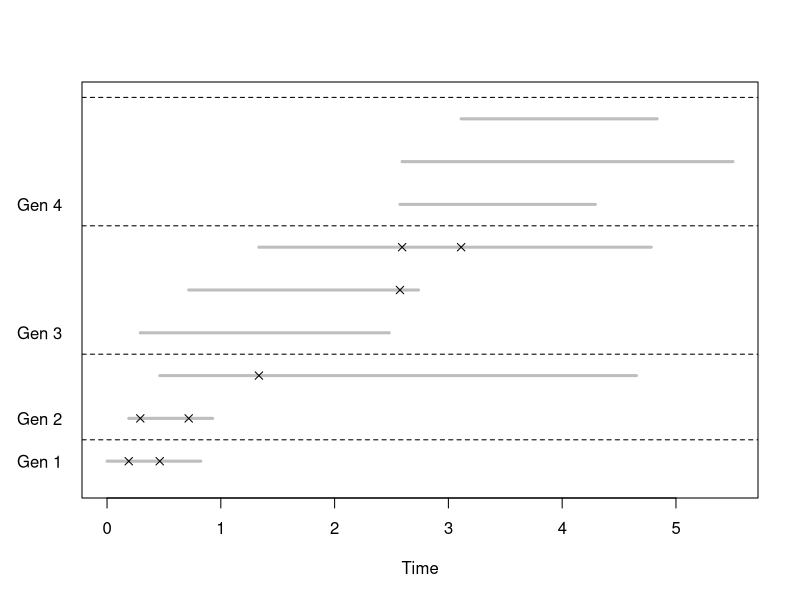
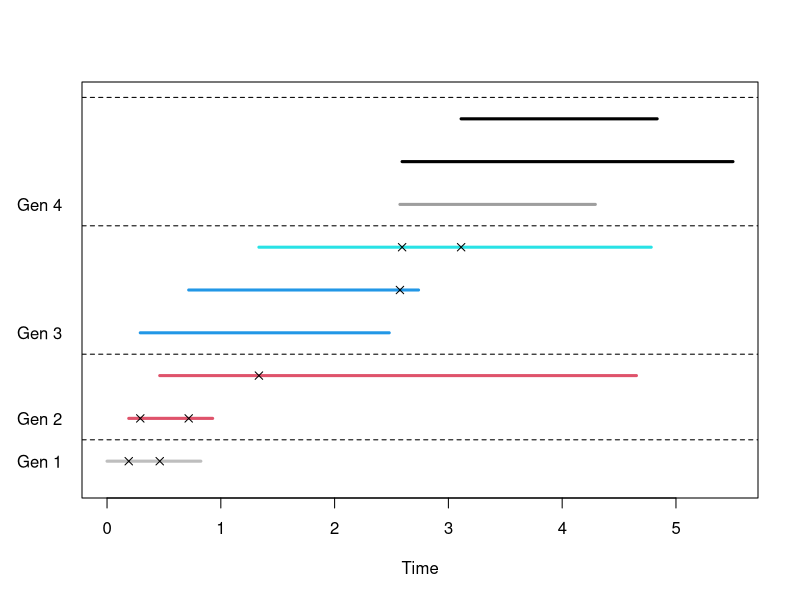

R code for these plots, in order:
## ---- chunk 1
genKidsV = function(bTimes, cTimes, parentID, lambda = 0.5, kappa = 0.3) {
       # Determine how many children each job has
  parentAge = cTimes - bTimes
  numKids = rpois(n = length(parentAge), lambda = lambda * parentAge)
  
  if (sum(numKids) == 0) return(NULL)
  
       # Determine the birth times of the children  
  kidStats = 
    mapply(function(n, min, max) {
      births = sort(runif(n, min, max))
      runtimes = rexp(n, rate = kappa)
      completes = rep(max, n) + runtimes
      data.frame(births, completes)
    },
           n = numKids , min = bTimes, max = cTimes, 
           SIMPLIFY = FALSE)
  
 
  return(data.frame(parentID = rep(parentID, numKids),
                    kidID = 1:sum(numKids), 
                    births = unlist(lapply(kidStats, "[[", "births")), 
                    completes = unlist(lapply(kidStats,"[[", "completes"))
                    ))
}
## ---- chunk 2
familyTree = function(lambda = 0.5, kappa = 0.3, maxGen = 10) {
  # maxGen - maximum number of generations to observe
  # Return value - a list with 1 data frame per generation.
  allGens = vector(mode = "list", length = maxGen)
  
  # Generate the root of the tree
  allGens[[1]] = data.frame(parentID = NA, kidID = 1, births = 0,
                            completes = rexp(1, rate = kappa))
  
  # Generate future generations, one at a time.
  for (i in 2:maxGen) {
    nextGen = genKidsV(bTimes = allGens[[ (i - 1) ]]$births,
                       cTimes = allGens[[ (i - 1) ]]$completes,
                       parentID = allGens[[ (i - 1) ]]$kidID,
                       lambda = lambda, kappa = kappa)
    if (is.null(nextGen)) return(allGens[ 1:(i - 1) ])
    allGens[[ i ]] = nextGen
  }
  
  return(allGens)
}
## ---- chunk 3
seed1 = 12062013
set.seed(seed1)
tree = familyTree(lambda = 0.4, kappa = 1, maxGen = 10)
## ---- chunk 4
set.seed(seed1)
g = familyTree(lambda = 0.4, kappa = 1, maxGen = 10)

maxLife = max(sapply(g, function(gen) max(gen$completes)))
numFamily = sum(sapply(g, nrow))

plot(0,0, ylim = c(0.5, numFamily + 0.5), xlim = c(0, maxLife),
     xlab = "Time", ylab = "", type ="n",
     axes = FALSE)

box()
axis(1)
numGen = length(g)
numKids = sapply(g, nrow)
treeN = g[ 2:(numGen + 1) ]
birthNum = c(0, cumsum(sapply(g, nrow))[ -length(g)])
axis(2, at = birthNum + 1, 
     labels = paste("Gen", 1:numGen), tick = FALSE, las = 1)

mapply(function(gen, nextGen, birthNum) {
  birthOrder = birthNum + (1:nrow(gen))
  segments(x0 = gen$births, x1 = gen$completes, y0 = birthOrder,
          lwd = 3, col = "grey")
  abline(h = 0.5 + max(birthOrder), lty = 2, col="black" )
  if (all(!is.na(nextGen$births)))
  points(x = nextGen$births, y = birthOrder[nextGen$parentID],
         pch = 4)
  },
  gen = g, nextGen = treeN, birthNum = birthNum )
## ---- chunk 5
plot(0,0, ylim = c(0.5, numFamily + 0.5), xlim = c(0, maxLife),
     xlab = "Time", ylab = "", type ="n",
     axes = FALSE)

box()
axis(1)
numGen = length(g)
numKids = sapply(g, nrow)
treeN = g[ 2:(numGen + 1) ]
birthNum = c(0, cumsum(sapply(g, nrow))[ -length(g)])
axis(2, at = birthNum + 1, 
     labels = paste("Gen", 1:numGen), tick = FALSE, las = 1)

mapply(function(gen, nextGen, birthNum) {
  birthOrder = birthNum + (1:nrow(gen))
  if (nrow(gen) == 1){
    segments(x0 = gen$births, x1 = gen$completes, y0 = birthOrder,
            lwd = 3, col = "grey")    
  }
  else {
    segments(x0 = gen$births, x1 = gen$completes, y0 = birthOrder,
            lwd = 3, col = birthOrder[gen$parentID])
  }
  abline(h = 0.5 + max(birthOrder), lty = 2, col="black" )
  if (all(!is.na(nextGen$births)))
  points(x = nextGen$births, y = birthOrder[nextGen$parentID],
         pch = 4)
  },
  gen = g, nextGen = treeN, birthNum = birthNum )
